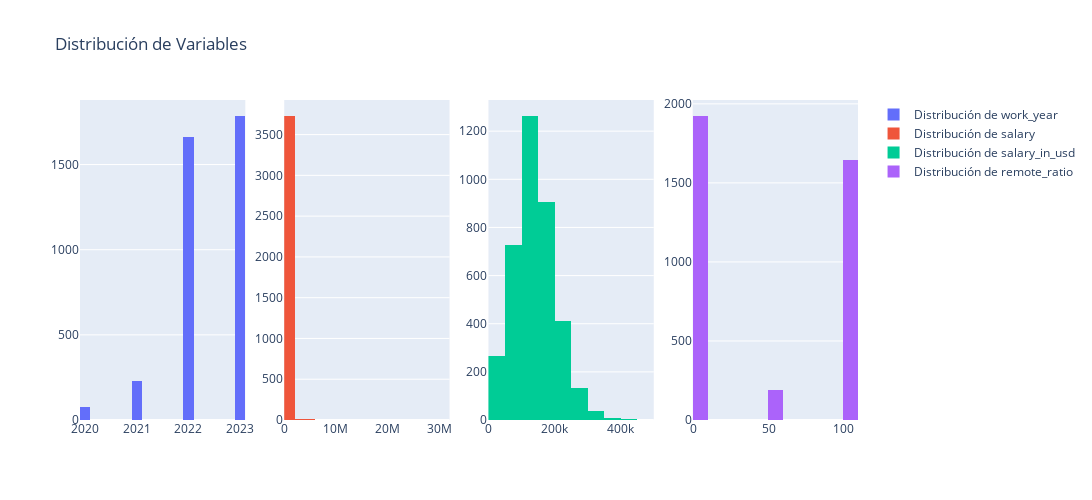

Here is the notebook cell this chart was saved with:
### Markdown cell above
#### Crea una gráfica para visualizar nuestras variables numéricas:

### Code cell
import plotly.graph_objects as go
from plotly.subplots import make_subplots
 
cols = ['work_year', 'salary', 'salary_in_usd', 'remote_ratio']
fig = make_subplots(rows=1, cols=4)
 
for i, col in enumerate(cols):
    fig.add_trace(go.Histogram(x=df[col], nbinsx=20, name=f'Distribución de {col}'), row=1, col=i+1, )
 
fig.update_layout(height=500, width=1200, title_text="Distribución de Variables", showlegend=True)
fig.show()

### Figure 1 — Plotly figure (JSON) as saved in the notebook; plotly's stock layout.template omitted (floating-point values rounded to 4 significant figures; data arrays with more than 128 entries replaced by an {"elided": "..."} marker saying what was removed)
{"data": [{"name": "Distribución de work_year", "nbinsx": 20, "type": "histogram", "x": {"elided": "3755 int values"}, "xaxis": "x", "yaxis": "y"}, {"name": "Distribución de salary", "nbinsx": 20, "type": "histogram", "x": {"elided": "3755 int values"}, "xaxis": "x2", "yaxis": "y2"}, {"name": "Distribución de salary_in_usd", "nbinsx": 20, "type": "histogram", "x": {"elided": "3755 int values"}, "xaxis": "x3", "yaxis": "y3"}, {"name": "Distribución de remote_ratio", "nbinsx": 20, "type": "histogram", "x": {"elided": "3755 int values"}, "xaxis": "x4", "yaxis": "y4"}], "layout": {"height": 500, "showlegend": true, "title": {"text": "Distribución de Variables"}, "width": 1200, "xaxis": {"anchor": "y", "domain": [0, 0.2125]}, "xaxis2": {"anchor": "y2", "domain": [0.2625, 0.475]}, "xaxis3": {"anchor": "y3", "domain": [0.525, 0.7375]}, "xaxis4": {"anchor": "y4", "domain": [0.7875, 1]}, "yaxis": {"anchor": "x", "domain": [0, 1]}, "yaxis2": {"anchor": "x2", "domain": [0, 1]}, "yaxis3": {"anchor": "x3", "domain": [0, 1]}, "yaxis4": {"anchor": "x4", "domain": [0, 1]}}}
